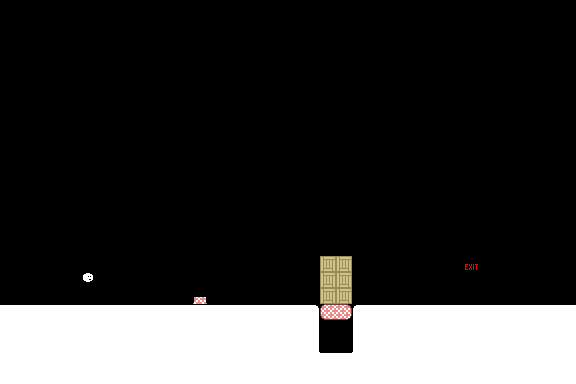

Below is a game level as drawn by its tile map, then a one-line description and the .tmx that defines it (tile-layer data replaced by summaries):
An orthogonal 36x24 tile map with 16x16 px tiles, 1 tile layer (Tile Layer 1).

<map version="1.0" orientation="orthogonal" width="36" height="24" tilewidth="16" tileheight="16">
 <tileset firstgid="1" source="tiles.tsx" />
 <layer name="Tile Layer 1" width="36" height="24">
  <data>[864 cells, 188 non-empty, 15 distinct tile ids]</data>
 </layer>
</map>
